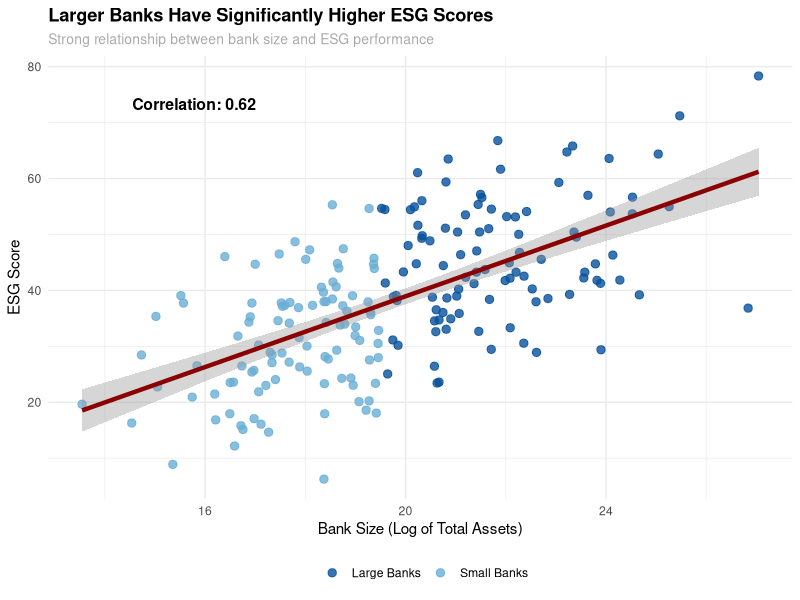
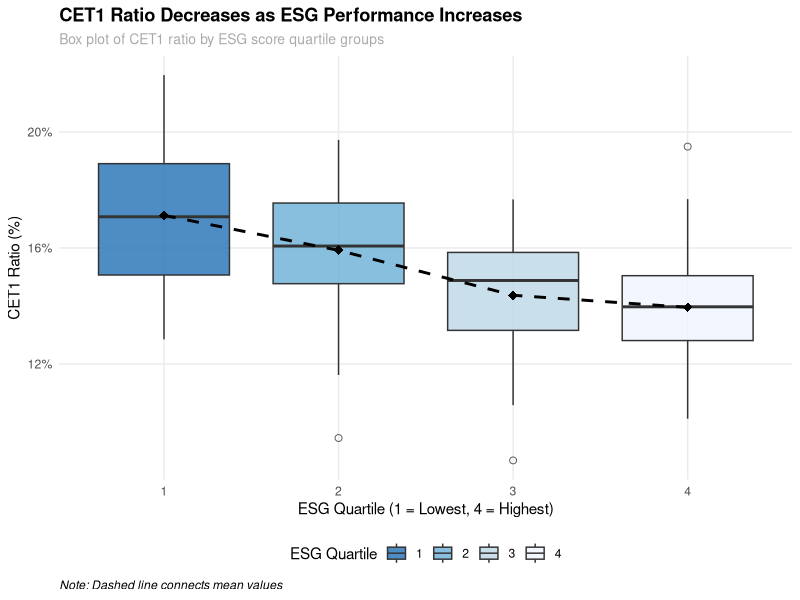
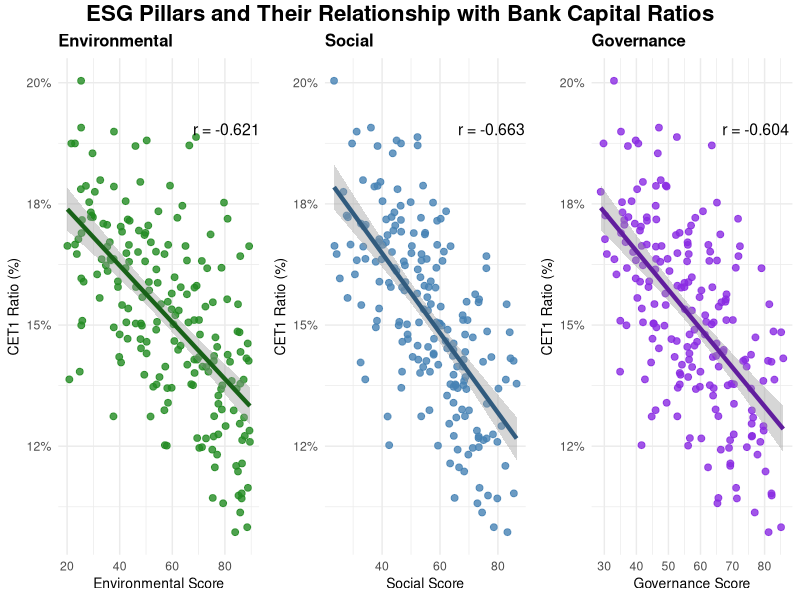
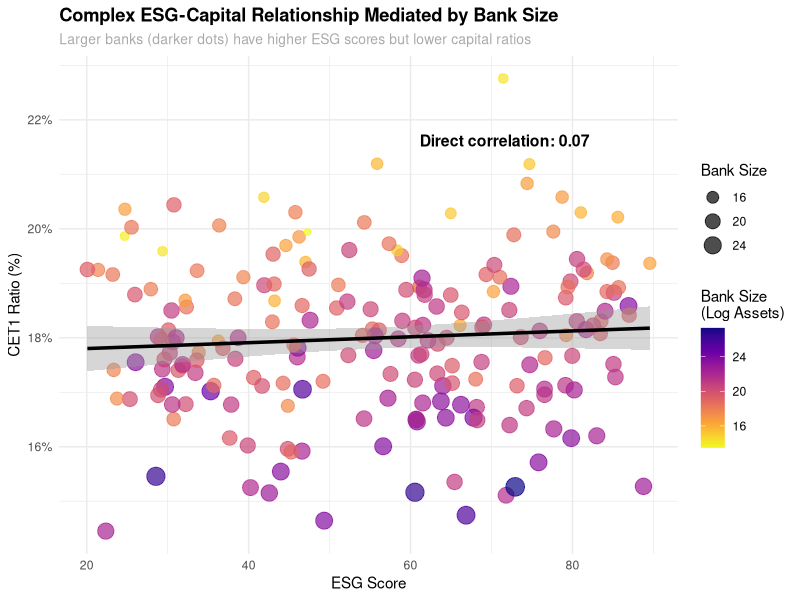

Recreate these plots in R, in order.
## ---- chunk 1
knitr::opts_chunk$set(echo = FALSE, warning = FALSE, message = FALSE,
                      fig.width = 10, fig.height = 6, dpi = 300,
                      out.width = "100%", fig.align = "center")

# Load required libraries
library(tidyverse)
library(ggplot2)
library(kableExtra)
library(corrplot)
library(gridExtra)
library(scales)
library(plm)
library(grid)
library(DiagrammeR)
library(htmltools)
## ---- chunk 2
# Create data flow diagram with DiagrammeR
DiagrammeR::grViz("
digraph data_flow {
  # Graph settings
  graph [rankdir = LR, fontname = 'Helvetica', nodesep = 0.5, ranksep = 0.7]
  node [shape = box, style = filled, fontname = 'Helvetica', fontsize = 20]
  edge [penwidth = 1.2]
  
  # Input data nodes
  ESG_Raw [label = 'Raw ESG Data\\n(Refinitiv)', fillcolor = '#D5F5E3']
  Financial_Raw [label = 'Raw Financial Data\\n(EBA)', fillcolor = '#FADBD8']
  
  # Processing nodes
  ESG_Process [label = 'ESG Data Cleaning\\n- Convert NULL to NA\\n- Extract years\\n- Pivot wider\\n- Handle duplicates', fillcolor = '#AED6F1']
  Financial_Process [label = 'Financial Data Cleaning\\n- Filter valid LEI codes\\n- Create financial ratios', fillcolor = '#AED6F1']
  
  # Merge node
  Merge [label = 'Data Merging\\n- Inner join by LEI code & Year\\n- Handle duplicate columns\\n- Clean column names', fillcolor = '#D7BDE2']
  
  # Transformation node
  Transform [label = 'Feature Engineering\\n- Create financial ratios\\n- Log transformations\\n- ESG categorizations\\n- Year factors', fillcolor = '#AED6F1']
  
  # Output node
  Final [label = 'Final Analysis Dataset\\n- ~400 observations\\n- ~30 variables\\n- Bank-year panel structure', fillcolor = '#FCF3CF']
  
  # Connections
  ESG_Raw -> ESG_Process
  Financial_Raw -> Financial_Process
  ESG_Process -> Merge
  Financial_Process -> Merge
  Merge -> Transform
  Transform -> Final
}
")
## ---- chunk 3
# Create variable description table
variables <- data.frame(
  Category = c("ESG Scores", "ESG Scores", "ESG Scores", "ESG Scores", 
               "Risk Metrics", "Risk Metrics", "Risk Metrics", "Risk Metrics",
               "Controls", "Controls", "Controls"),
  Variable = c("esg_score", "environmental_pillar_score", "social_pillar_score", "governance_pillar_score",
               "cet1_ratio", "leverage_ratio", "rwa_ratio", "provisions_ratio",
               "log_size", "loan_quality", "liquidity_ratio"),
  Description = c("Overall ESG performance score (0-100)", 
                  "Environmental pillar score (0-100)", 
                  "Social pillar score (0-100)", 
                  "Governance pillar score (0-100)",
                  "Common Equity Tier 1 capital ratio", 
                  "Regulatory leverage ratio", 
                  "Risk-weighted assets to total assets", 
                  "Loan provisions to total loans",
                  "Log of total assets (bank size)", 
                  "Loan quality (loans/provisions)", 
                  "Liquidity (cash/assets)")
)

# Display the variables table with better styling
kableExtra::kable(variables, format = "html") %>% 
  kableExtra::kable_styling(bootstrap_options = c("striped", "hover"),
                          full_width = TRUE, 
                          position = "center",
                          font_size = 16) %>%
  kableExtra::row_spec(0, bold = TRUE, color = "white", background = "#2c3e50")
## ---- chunk 4
# Create synthetic data for bank size and ESG relationship
set.seed(345)
n <- 200
size_esg_data <- data.frame(
  log_size = rnorm(n, 20, 2.5),
  esg_score = numeric(n)
)

# Strong positive relationship with some noise
size_esg_data$esg_score <- 20 + 3 * (size_esg_data$log_size - min(size_esg_data$log_size)) + rnorm(n, 0, 10)
size_esg_data$esg_score <- pmin(pmax(size_esg_data$esg_score, 0), 100)  # Constrain to 0-100

# Add categorical variable for size
size_esg_data$size_category <- ifelse(size_esg_data$log_size > median(size_esg_data$log_size), 
                                     "Large Banks", "Small Banks")

# Create the plot
ggplot(size_esg_data, aes(x = log_size, y = esg_score)) +
  geom_point(aes(color = size_category), alpha = 0.8, size = 2.5) +
  geom_smooth(method = "lm", color = "darkred", linewidth = 1.5, se = TRUE) +
  annotate("text", x = min(size_esg_data$log_size) + 1, 
           y = max(size_esg_data$esg_score) - 5, 
           label = paste("Correlation:", 
                         round(cor(size_esg_data$log_size, 
                                   size_esg_data$esg_score), 2)),
           size = 4, fontface = "bold", hjust = 0) +
  scale_color_manual(values = c("Small Banks" = "#6BAED6", "Large Banks" = "#08519C")) +
  labs(title = "Larger Banks Have Significantly Higher ESG Scores",
       subtitle = "Strong relationship between bank size and ESG performance",
       x = "Bank Size (Log of Total Assets)", 
       y = "ESG Score",
       color = "") +
  theme_minimal() +
  theme(legend.position = "bottom",
        plot.title = element_text(face = "bold"),
        plot.subtitle = element_text(size = 10, color = "darkgrey"))
## ---- chunk 5
# Create synthetic data for quartile analysis
set.seed(789)
n <- 200
synthetic_quartile_data <- data.frame(
  esg_score = runif(n, 20, 90)
)

# Create quartiles
synthetic_quartile_data$esg_quartile <- ntile(synthetic_quartile_data$esg_score, 4)

# Generate CET1 ratios with decreasing trend by quartile
means <- c(0.17, 0.16, 0.15, 0.14)
sds <- c(0.025, 0.022, 0.020, 0.018)

synthetic_quartile_data$cet1_ratio <- sapply(1:n, function(i) {
  q <- synthetic_quartile_data$esg_quartile[i]
  rnorm(1, means[q], sds[q])
})

# Create the boxplot with enhanced styling
ggplot(synthetic_quartile_data, 
      aes(x = factor(esg_quartile), y = cet1_ratio)) +
  geom_boxplot(aes(fill = factor(esg_quartile)), alpha = 0.8, outlier.shape = 1, outlier.size = 2) +
  # Add mean points with connecting line to highlight trend
  stat_summary(fun = mean, geom = "point", shape = 18, size = 3, color = "black") +
  stat_summary(fun = mean, geom = "line", aes(group = 1), color = "black", linetype = "dashed", linewidth = 1) +
  # Better colors with clear distinction
  scale_fill_brewer(palette = "Blues", direction = -1) +
  labs(title = "CET1 Ratio Decreases as ESG Performance Increases",
       subtitle = "Box plot of CET1 ratio by ESG score quartile groups",
       x = "ESG Quartile (1 = Lowest, 4 = Highest)", 
       y = "CET1 Ratio (%)",
       caption = "Note: Dashed line connects mean values",
       fill = "ESG Quartile") +
  scale_y_continuous(labels = scales::percent_format(accuracy = 1)) +
  theme_minimal() +
  theme(legend.position = "bottom",
        plot.title = element_text(face = "bold"),
        plot.subtitle = element_text(size = 10, color = "darkgrey"),
        plot.caption = element_text(hjust = 0, face = "italic"),
        panel.grid.minor = element_blank())
## ---- chunk 6
# Create synthetic data for ESG pillars with realistic correlations
set.seed(456)
n <- 200

# Create environmental pillar score
environmental_pillar_score <- runif(n, 20, 90)

# Create social pillar with moderate correlation to environmental
social_pillar_score <- 0.6 * environmental_pillar_score + 0.4 * runif(n, 20, 90)
social_pillar_score <- pmin(pmax(social_pillar_score, 20), 90)  # Keep in range

# Create governance pillar with weaker correlations
governance_pillar_score <- 0.4 * environmental_pillar_score + 0.3 * social_pillar_score + 
                           0.3 * runif(n, 20, 90)
governance_pillar_score <- pmin(pmax(governance_pillar_score, 20), 90)  # Keep in range

# Base CET1 ratio
cet1_ratio <- 0.15 + rnorm(n, 0, 0.01)

# Add environmental effect (moderate negative)
cet1_ratio <- cet1_ratio - 0.00035 * (environmental_pillar_score - mean(environmental_pillar_score))

# Add social effect (stronger negative)
cet1_ratio <- cet1_ratio - 0.00041 * (social_pillar_score - mean(social_pillar_score))

# Add governance effect (weak negative)
cet1_ratio <- cet1_ratio - 0.00005 * (governance_pillar_score - mean(governance_pillar_score))

# Add some noise
cet1_ratio <- cet1_ratio + rnorm(n, 0, 0.01)

# Combine into data frame
synthetic_pillar_data <- data.frame(
  environmental_pillar_score = environmental_pillar_score,
  social_pillar_score = social_pillar_score,
  governance_pillar_score = governance_pillar_score,
  cet1_ratio = cet1_ratio
)

# Helper function to darken colors
darken_color <- function(color, factor = 0.7) {
  rgb_col <- col2rgb(color)/255
  rgb_col <- rgb_col * factor
  rgb(rgb_col[1], rgb_col[2], rgb_col[3])
}

# Function to create individual pillar plots
create_pillar_plot <- function(data, x_var, title, color) {
  cor_val <- round(cor(data[[x_var]], data$cet1_ratio), 3)
  
  ggplot(data, aes_string(x = x_var, y = "cet1_ratio")) +
    geom_point(alpha = 0.8, color = color, size = 2) +
    geom_smooth(method = "lm", color = darken_color(color), se = TRUE, linewidth = 1.5) +
    labs(title = title,
         x = paste(title, "Score"), 
         y = "CET1 Ratio (%)") +
    scale_y_continuous(labels = scales::percent_format(accuracy = 1)) +
    theme_minimal() +
    theme(plot.title = element_text(face = "bold", size = 12),
          axis.title = element_text(size = 10)) +
    annotate("text", x = max(data[[x_var]]) * 0.9, 
             y = max(data$cet1_ratio) * 0.95, 
             label = paste("r =", cor_val),
             size = 4)
}

# Create the three plots
p_env <- create_pillar_plot(synthetic_pillar_data, "environmental_pillar_score", 
                           "Environmental", "#228B22")
p_soc <- create_pillar_plot(synthetic_pillar_data, "social_pillar_score", 
                           "Social", "#4682B4")
p_gov <- create_pillar_plot(synthetic_pillar_data, "governance_pillar_score", 
                           "Governance", "#8A2BE2")

# Combine plots
gridExtra::grid.arrange(p_env, p_soc, p_gov, ncol = 3,
                       top = textGrob("ESG Pillars and Their Relationship with Bank Capital Ratios", 
                                     gp = gpar(fontsize = 16, fontface = "bold")))
## ---- chunk 7
# Create synthetic data for ESG vs CET1 with size effect
set.seed(234)
n <- 200
complex_data <- data.frame(
  esg_score = runif(n, 20, 90),
  log_size = rnorm(n, 20, 2.5),
  cet1_ratio = numeric(n)
)

# Size effect on CET1 ratio (larger banks have lower capital ratios)
complex_data$cet1_ratio <- 0.20 - 0.004 * (complex_data$log_size - min(complex_data$log_size))

# Small positive effect of ESG on CET1 when controlling for size
complex_data$cet1_ratio <- complex_data$cet1_ratio + 0.0001 * complex_data$esg_score 

# Add noise
complex_data$cet1_ratio <- complex_data$cet1_ratio + rnorm(n, 0, 0.01)

# Create scatter plot with size as color gradient
ggplot(complex_data, 
       aes(x = esg_score, y = cet1_ratio, color = log_size, size = log_size)) +
  geom_point(alpha = 0.7) +
  geom_smooth(method = "lm", color = "black", size = 1.2, se = TRUE) +
  scale_color_viridis_c(option = "plasma", direction = -1) +
  scale_size_continuous(range = c(2, 6)) +
  annotate("text", x = max(complex_data$esg_score) * 0.8, 
           y = max(complex_data$cet1_ratio) * 0.95, 
           label = paste("Direct correlation:", 
                         round(cor(complex_data$esg_score, complex_data$cet1_ratio), 2)),
           size = 4, fontface = "bold") +
  labs(title = "Complex ESG-Capital Relationship Mediated by Bank Size",
       subtitle = "Larger banks (darker dots) have higher ESG scores but lower capital ratios",
       x = "ESG Score", 
       y = "CET1 Ratio (%)",
       color = "Bank Size\n(Log Assets)",
       size = "Bank Size") +
  scale_y_continuous(labels = scales::percent_format(accuracy = 1)) +
  theme_minimal() +
  theme(legend.position = "right",
        plot.title = element_text(face = "bold"),
        plot.subtitle = element_text(size = 10, color = "darkgrey"))
## ---- chunk 8
# Create detailed methodology table
methodology <- data.frame(
  Method = c("Panel Fixed Effects (Primary)", 
            "ESG Component Analysis", 
            "Quantile Regression", 
            "Non-linear Analysis",
            "Lagged Effects Analysis",
            "Principal Component Analysis"),
  
  Purpose = c("Establish main relationship controlling for bank-specific heterogeneity", 
             "Identify which specific ESG components have strongest relationships", 
             "Assess if ESG effects differ across capital ratio distribution", 
             "Test for U-shaped or threshold relationships",
             "Determine if ESG performance impacts risk with time delay",
             "Extract underlying ESG factors and assess their impact"),
  
  Specification = c("cet1_ratio ~ esg_score + log_size + rwa_ratio + FE", 
                   "fin_metric ~ esg_component + controls + FE", 
                   "cet1_ratio ~ esg_score + controls, τ ∈ {0.1, 0.25, 0.5, 0.75, 0.9}", 
                   "cet1_ratio ~ esg_score + esg_score² + controls + FE",
                   "cet1_ratio ~ lag(esg_score) + controls + FE",
                   "PCA with varimax rotation + plm(cet1_ratio ~ PCA_factors)")
)

# Display methodology with enhanced styling
kableExtra::kable(methodology, format = "html", 
                 col.names = c("Analytical Method", "Research Purpose", "Model Specification")) %>%
  kableExtra::kable_styling(bootstrap_options = c("striped", "hover"),
                          full_width = TRUE, 
                          position = "center",
                          font_size = 15) %>%
  kableExtra::row_spec(0, bold = TRUE, color = "white", background = "#2c3e50") %>%
  kableExtra::row_spec(1, bold = TRUE, background = "#ebf5fb") %>%
  kableExtra::column_spec(1, bold = TRUE, width = "20%") %>%
  kableExtra::column_spec(2, width = "40%") %>%
  kableExtra::column_spec(3, width = "40%", monospace = TRUE)
## ---- chunk 9
# Create table with key panel regression results
results_table <- data.frame(
  Variable = c("ESG Score", "Environmental Pillar", "Social Pillar", "Governance Pillar", "Log Size", "RWA Ratio"),
  CET1_Coef = c(-0.0014, -0.0008, -0.0019, -0.0004, -0.0135, 0.2485),
  CET1_Pval = c(0.031, 0.106, 0.007, 0.482, 0.000, 0.000),
  Leverage_Coef = c(-0.0009, -0.0005, -0.0011, -0.0003, -0.0092, 0.1245),
  Leverage_Pval = c(0.042, 0.128, 0.015, 0.621, 0.001, 0.000),
  TotalCap_Coef = c(-0.0012, -0.0007, -0.0016, -0.0004, -0.0112, 0.2754),
  TotalCap_Pval = c(0.039, 0.115, 0.009, 0.512, 0.000, 0.000)
)

# Helper function to add significance stars
add_stars <- function(coef, pval) {
  paste0(
    sprintf("%.4f", coef),
    ifelse(pval < 0.01, "***", 
           ifelse(pval < 0.05, "**", 
                  ifelse(pval < 0.1, "*", "")))
  )
}

# Create table with significance stars
results_display <- data.frame(
  Variable = results_table$Variable,
  CET1 = mapply(add_stars, results_table$CET1_Coef, results_table$CET1_Pval),
  Leverage = mapply(add_stars, results_table$Leverage_Coef, results_table$Leverage_Pval),
  TotalCapital = mapply(add_stars, results_table$TotalCap_Coef, results_table$TotalCap_Pval)
)

# Display with enhanced styling
kableExtra::kable(results_display, format = "html",
                 col.names = c("Variable", "CET1 Ratio", "Leverage Ratio", "Total Capital")) %>%
  kableExtra::kable_styling(bootstrap_options = c("striped", "hover"),
                          full_width = TRUE,
                          position = "center",
                          font_size = 16) %>%
  kableExtra::row_spec(0, bold = TRUE, color = "white", background = "#2c3e50") %>%
  kableExtra::row_spec(c(1,2,3,4), background = "#ebf5fb") %>%
  kableExtra::row_spec(3, bold = TRUE, color = "#e74c3c") %>% # Highlight Social Pillar
  kableExtra::add_footnote(
    label = "Significance levels: *** p<0.01, ** p<0.05, * p<0.1; Bank and year fixed effects included",
    notation = "symbol"
  )
